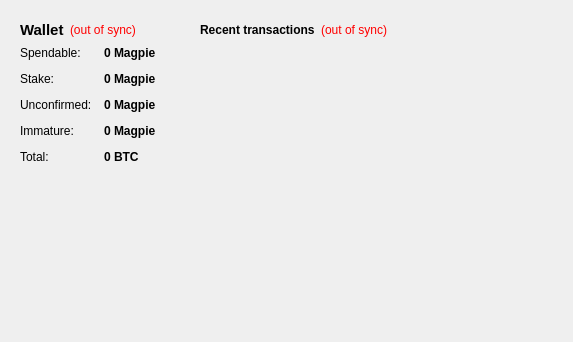
<?xml version="1.0" encoding="UTF-8"?>
<ui version="4.0">
 <class>OverviewPage</class>
 <widget class="QWidget" name="OverviewPage">
  <property name="geometry">
   <rect>
    <x>0</x>
    <y>0</y>
    <width>573</width>
    <height>342</height>
   </rect>
  </property>
  <property name="windowTitle">
   <string>Form</string>
  </property>
  <property name="styleSheet">
   <string notr="true"/>
  </property>
  <layout class="QHBoxLayout" name="horizontalLayout" stretch="0,1">
   <item>
    <layout class="QVBoxLayout" name="verticalLayout_2">
     <item>
      <widget class="QFrame" name="frame">
       <property name="frameShape">
        <enum>QFrame::NoFrame</enum>
       </property>
       <property name="frameShadow">
        <enum>QFrame::Plain</enum>
       </property>
       <layout class="QVBoxLayout" name="verticalLayout_4">
        <item>
         <layout class="QHBoxLayout" name="horizontalLayout_4">
          <item>
           <widget class="QLabel" name="label_5">
            <property name="font">
             <font>
              <pointsize>11</pointsize>
              <weight>75</weight>
              <bold>true</bold>
             </font>
            </property>
            <property name="text">
             <string>Wallet</string>
            </property>
           </widget>
          </item>
          <item>
           <widget class="QLabel" name="labelWalletStatus">
            <property name="toolTip">
             <string>The displayed information may be out of date. Your wallet automatically synchronizes with the Magpie network after a connection is established, but this process has not completed yet.</string>
            </property>
            <property name="styleSheet">
             <string notr="true">QLabel { color: red; }</string>
            </property>
            <property name="text">
             <string notr="true">(out of sync)</string>
            </property>
            <property name="alignment">
             <set>Qt::AlignLeading|Qt::AlignLeft|Qt::AlignVCenter</set>
            </property>
           </widget>
          </item>
          <item>
           <spacer name="horizontalSpacer_2">
            <property name="orientation">
             <enum>Qt::Horizontal</enum>
            </property>
            <property name="sizeHint" stdset="0">
             <size>
              <width>40</width>
              <height>20</height>
             </size>
            </property>
           </spacer>
          </item>
         </layout>
        </item>
        <item>
         <layout class="QFormLayout" name="formLayout_2">
          <property name="fieldGrowthPolicy">
           <enum>QFormLayout::AllNonFixedFieldsGrow</enum>
          </property>
          <property name="horizontalSpacing">
           <number>12</number>
          </property>
          <property name="verticalSpacing">
           <number>12</number>
          </property>
          <item row="0" column="0">
           <widget class="QLabel" name="label">
            <property name="text">
             <string>Spendable:</string>
            </property>
           </widget>
          </item>
          <item row="0" column="1">
           <widget class="QLabel" name="labelBalance">
            <property name="font">
             <font>
              <weight>75</weight>
              <bold>true</bold>
             </font>
            </property>
            <property name="cursor">
             <cursorShape>IBeamCursor</cursorShape>
            </property>
            <property name="toolTip">
             <string>Your current spendable balance</string>
            </property>
            <property name="text">
             <string notr="true">0 Magpie</string>
            </property>
            <property name="textInteractionFlags">
             <set>Qt::LinksAccessibleByMouse|Qt::TextSelectableByKeyboard|Qt::TextSelectableByMouse</set>
            </property>
           </widget>
          </item>
          <item row="1" column="0">
           <widget class="QLabel" name="label_6">
            <property name="text">
             <string>Stake:</string>
            </property>
           </widget>
          </item>
          <item row="1" column="1">
           <widget class="QLabel" name="labelStake">
            <property name="font">
             <font>
              <weight>75</weight>
              <bold>true</bold>
             </font>
            </property>
            <property name="cursor">
             <cursorShape>IBeamCursor</cursorShape>
            </property>
            <property name="toolTip">
             <string>Total of coins that was staked, and do not yet count toward the current balance</string>
            </property>
            <property name="text">
             <string notr="true">0 Magpie</string>
            </property>
            <property name="textInteractionFlags">
             <set>Qt::LinksAccessibleByMouse|Qt::TextSelectableByKeyboard|Qt::TextSelectableByMouse</set>
            </property>
           </widget>
          </item>
          <item row="2" column="0">
           <widget class="QLabel" name="label_3">
            <property name="text">
             <string>Unconfirmed:</string>
            </property>
           </widget>
          </item>
          <item row="2" column="1">
           <widget class="QLabel" name="labelUnconfirmed">
            <property name="font">
             <font>
              <weight>75</weight>
              <bold>true</bold>
             </font>
            </property>
            <property name="cursor">
             <cursorShape>IBeamCursor</cursorShape>
            </property>
            <property name="toolTip">
             <string>Total of transactions that have yet to be confirmed, and do not yet count toward the current balance</string>
            </property>
            <property name="text">
             <string notr="true">0 Magpie</string>
            </property>
            <property name="textInteractionFlags">
             <set>Qt::LinksAccessibleByMouse|Qt::TextSelectableByKeyboard|Qt::TextSelectableByMouse</set>
            </property>
           </widget>
          </item>
          <item row="3" column="0">
           <widget class="QLabel" name="labelImmatureText">
            <property name="text">
             <string>Immature:</string>
            </property>
           </widget>
          </item>
          <item row="3" column="1">
           <widget class="QLabel" name="labelImmature">
            <property name="font">
             <font>
              <weight>75</weight>
              <bold>true</bold>
             </font>
            </property>
            <property name="toolTip">
             <string>Mined balance that has not yet matured</string>
            </property>
            <property name="text">
             <string notr="true">0 Magpie</string>
            </property>
            <property name="textInteractionFlags">
             <set>Qt::LinksAccessibleByMouse|Qt::TextSelectableByKeyboard|Qt::TextSelectableByMouse</set>
            </property>
           </widget>
          </item>
          <item row="4" column="0">
           <widget class="QLabel" name="labelTotalText">
            <property name="text">
             <string>Total:</string>
            </property>
           </widget>
          </item>
          <item row="4" column="1">
           <widget class="QLabel" name="labelTotal">
            <property name="font">
             <font>
              <weight>75</weight>
              <bold>true</bold>
             </font>
            </property>
            <property name="cursor">
             <cursorShape>IBeamCursor</cursorShape>
            </property>
            <property name="toolTip">
             <string>Your current total balance</string>
            </property>
            <property name="text">
             <string notr="true">0 BTC</string>
            </property>
            <property name="textInteractionFlags">
             <set>Qt::LinksAccessibleByMouse|Qt::TextSelectableByKeyboard|Qt::TextSelectableByMouse</set>
            </property>
           </widget>
          </item>
         </layout>
        </item>
       </layout>
      </widget>
     </item>
     <item>
      <widget class="QLabel" name="label_2">
       <property name="maximumSize">
        <size>
         <width>225</width>
         <height>225</height>
        </size>
       </property>
       <property name="text">
        <string/>
       </property>
       <property name="pixmap">
        <pixmap resource="../bitcoin.qrc">:/images/about</pixmap>
       </property>
       <property name="scaledContents">
        <bool>true</bool>
       </property>
      </widget>
     </item>
     <item>
      <spacer name="verticalSpacer">
       <property name="orientation">
        <enum>Qt::Vertical</enum>
       </property>
       <property name="sizeHint" stdset="0">
        <size>
         <width>20</width>
         <height>40</height>
        </size>
       </property>
      </spacer>
     </item>
    </layout>
   </item>
   <item>
    <layout class="QVBoxLayout" name="verticalLayout_3">
     <item>
      <widget class="QFrame" name="frame_2">
       <property name="frameShape">
        <enum>QFrame::NoFrame</enum>
       </property>
       <property name="frameShadow">
        <enum>QFrame::Plain</enum>
       </property>
       <layout class="QVBoxLayout" name="verticalLayout">
        <item>
         <layout class="QHBoxLayout" name="horizontalLayout_2">
          <item>
           <widget class="QLabel" name="label_4">
            <property name="text">
             <string>&lt;b&gt;Recent transactions&lt;/b&gt;</string>
            </property>
           </widget>
          </item>
          <item>
           <widget class="QLabel" name="labelTransactionsStatus">
            <property name="toolTip">
             <string>The displayed information may be out of date. Your wallet automatically synchronizes with the Magpie network after a connection is established, but this process has not completed yet.</string>
            </property>
            <property name="styleSheet">
             <string notr="true">QLabel { color: red; }</string>
            </property>
            <property name="text">
             <string notr="true">(out of sync)</string>
            </property>
            <property name="alignment">
             <set>Qt::AlignRight|Qt::AlignTrailing|Qt::AlignVCenter</set>
            </property>
           </widget>
          </item>
          <item>
           <spacer name="horizontalSpacer">
            <property name="orientation">
             <enum>Qt::Horizontal</enum>
            </property>
            <property name="sizeHint" stdset="0">
             <size>
              <width>40</width>
              <height>20</height>
             </size>
            </property>
           </spacer>
          </item>
         </layout>
        </item>
        <item>
         <widget class="QListView" name="listTransactions">
          <property name="styleSheet">
           <string notr="true">QListView { background: transparent; }</string>
          </property>
          <property name="frameShape">
           <enum>QFrame::NoFrame</enum>
          </property>
          <property name="frameShadow">
           <enum>QFrame::Plain</enum>
          </property>
          <property name="verticalScrollBarPolicy">
           <enum>Qt::ScrollBarAlwaysOff</enum>
          </property>
          <property name="horizontalScrollBarPolicy">
           <enum>Qt::ScrollBarAlwaysOff</enum>
          </property>
          <property name="selectionMode">
           <enum>QAbstractItemView::NoSelection</enum>
          </property>
         </widget>
        </item>
       </layout>
      </widget>
     </item>
     <item>
      <spacer name="verticalSpacer_2">
       <property name="orientation">
        <enum>Qt::Vertical</enum>
       </property>
       <property name="sizeHint" stdset="0">
        <size>
         <width>20</width>
         <height>40</height>
        </size>
       </property>
      </spacer>
     </item>
    </layout>
   </item>
  </layout>
 </widget>
 <resources>
  <include location="../bitcoin.qrc"/>
 </resources>
 <connections/>
</ui>
